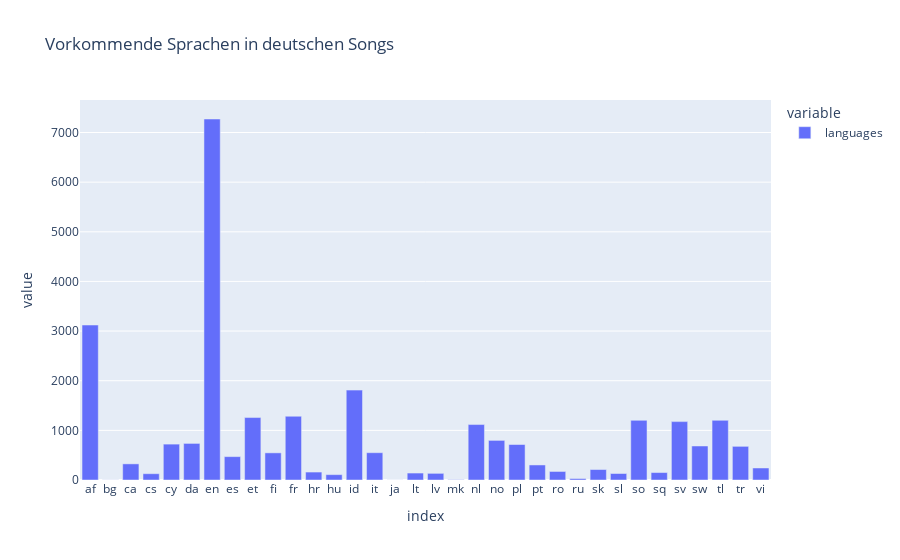

The notebook cell this image was saved under:
### Code cell
pd.options.plotting.backend = "plotly"

df_results = pd.DataFrame(results)
df_languages = df_results.explode('languages')
df_scores = df_results.explode('scores')

languages = df_languages['languages'].value_counts().sort_index().plot(kind='bar', title='Vorkommende Sprachen in deutschen Songs')

languages.show()

### Figure 1 — Plotly figure (JSON) as saved in the notebook; plotly's stock layout.template omitted (floating-point values rounded to 4 significant figures)
{"data": [{"alignmentgroup": "True", "hovertemplate": "variable=languages<br>index=%{x}<br>value=%{y}<extra></extra>", "legendgroup": "languages", "marker": {"color": "#636efa", "pattern": {"shape": ""}}, "name": "languages", "offsetgroup": "languages", "orientation": "v", "showlegend": true, "textposition": "auto", "type": "bar", "x": ["af", "bg", "ca", "cs", "cy", "da", "en", "es", "et", "fi", "fr", "hr", "hu", "id", "it", "ja", "lt", "lv", "mk", "nl", "no", "pl", "pt", "ro", "ru", "sk", "sl", "so", "sq", "sv", "sw", "tl", "tr", "vi"], "xaxis": "x", "y": [3122, 2, 325, 127, 723, 737, 7272, 471, 1258, 547, 1284, 160, 108, 1811, 550, 1, 140, 134, 6, 1117, 798, 715, 303, 172, 29, 211, 131, 1202, 150, 1176, 685, 1202, 678, 242], "yaxis": "y"}], "layout": {"barmode": "relative", "legend": {"title": {"text": "variable"}, "tracegroupgap": 0}, "title": {"text": "Vorkommende Sprachen in deutschen Songs"}, "xaxis": {"anchor": "y", "domain": [0, 1], "title": {"text": "index"}}, "yaxis": {"anchor": "x", "domain": [0, 1], "title": {"text": "value"}}}}
